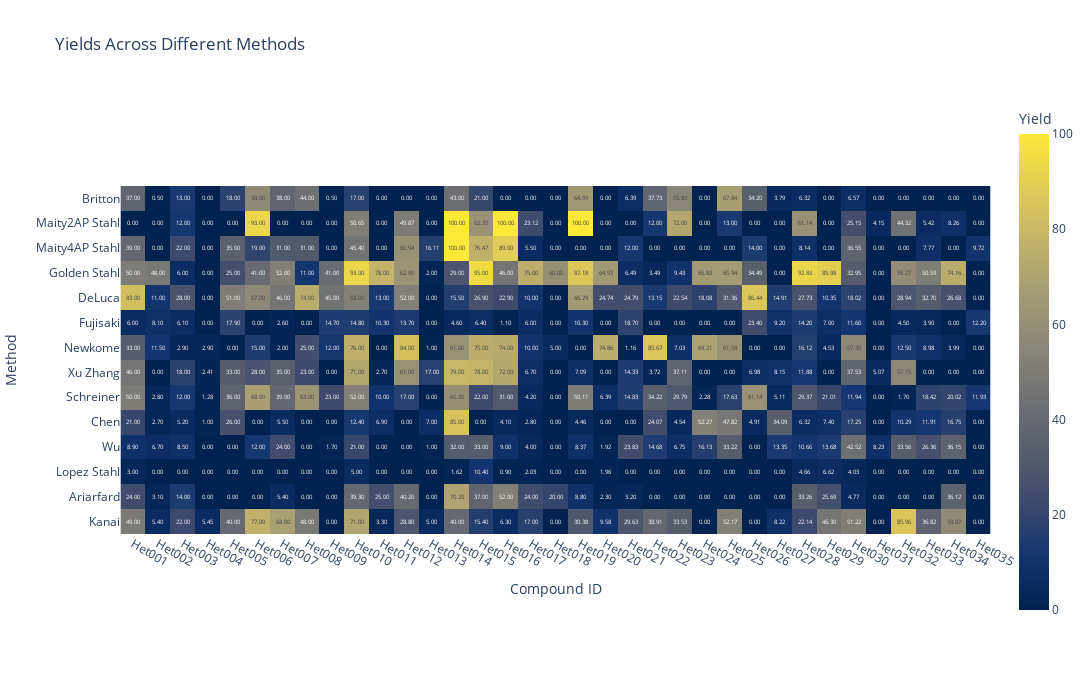

This figure's notebook cell:
### Code cell
import plotly.express as px

# Prepare data for Plotly
heatmap_data = yields_df.melt(
    id_vars=["id"], value_vars=yield_columns, var_name="Method", value_name="Yield"
)

# Create the heatmap with controlled subblock ratios and text labels
fig = px.imshow(
    yields_df[yield_columns].T.to_numpy(),
    labels={"x": "Compound ID", "y": "Method", "color": "Yield"},
    x=yields_df["id"],
    y=yield_columns,
    text_auto=".2f",  # Add text labels automatically
    color_continuous_scale="Cividis",  # Set the color scale
    title="Yields Across Different Methods",
)

fig.update_layout(
    xaxis_title="Compound ID",
    yaxis_title="Method",
    height=len(yield_columns) * 50,
    width=len(yields_df) * 50,
    xaxis=dict(tickangle=30),
    template="plotly",
)

# Display the figure
fig.show()

### Figure 1 — Plotly figure (JSON) as saved in the notebook; plotly's stock layout.template omitted (floating-point values rounded to 4 significant figures; data arrays with more than 128 entries replaced by an {"elided": "..."} marker saying what was removed)
{"data": [{"coloraxis": "coloraxis", "hovertemplate": "Compound ID: %{x}<br>Method: %{y}<br>Yield: %{z}<extra></extra>", "name": "0", "texttemplate": "%{z:.2f}", "type": "heatmap", "x": ["Het001", "Het002", "Het003", "Het004", "Het005", "Het006", "Het007", "Het008", "Het009", "Het010", "Het011", "Het012", "Het013", "Het014", "Het015", "Het016", "Het017", "Het018", "Het019", "Het020", "Het021", "Het022", "Het023", "Het024", "Het025", "Het026", "Het027", "Het028", "Het029", "Het030", "Het031", "Het032", "Het033", "Het034", "Het035"], "xaxis": "x", "y": ["Britton", "Maity2AP Stahl", "Maity4AP Stahl", "Golden Stahl", "DeLuca", "Fujisaki", "Newkome", "Xu Zhang", "Schreiner", "Chen", "Wu", "Lopez Stahl", "Ariarfard", "Kanai"], "yaxis": "y", "z": {"elided": "14x35 float values"}}], "layout": {"coloraxis": {"colorbar": {"title": {"text": "Yield"}}, "colorscale": [[0, "#00224e"], [0.1111, "#123570"], [0.2222, "#3b496c"], [0.3333, "#575d6d"], [0.4444, "#707173"], [0.5556, "#8a8678"], [0.6667, "#a59c74"], [0.7778, "#c3b369"], [0.8889, "#e1cc55"], [1, "#fee838"]]}, "height": 700, "title": {"text": "Yields Across Different Methods"}, "width": 1750, "xaxis": {"anchor": "y", "constrain": "domain", "domain": [0, 1], "scaleanchor": "y", "tickangle": 30, "title": {"text": "Compound ID"}}, "yaxis": {"anchor": "x", "autorange": "reversed", "constrain": "domain", "domain": [0, 1], "title": {"text": "Method"}}}}
